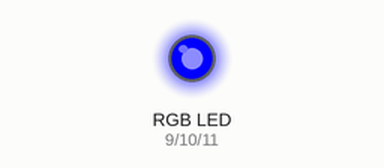
Simulated run of this sketch. Board: Arduino Uno, built with avr-gcc and run on an emulated ATmega328P. Parts: an RGB LED mixed from three pins (HIGH = lit). Random numbers use the default seed unless the sketch sets one.

Above: at 0.1 s.
At 6.1 s:
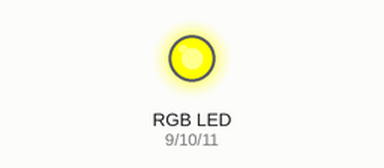
At 12.1 s:
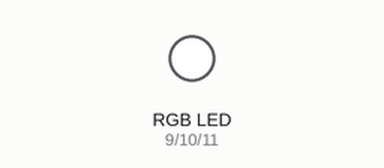
At 20.1 s:
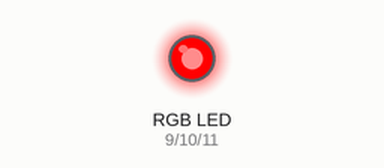
At 39.1 s:
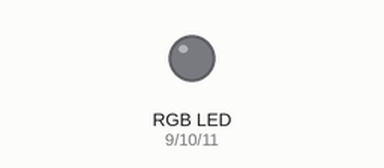
Timing chart, 0 to 40.0 s (numbered marks = the images above):
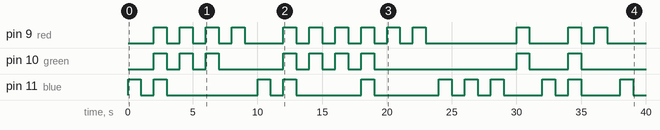

The sketch:

Led_RGB.ino
```cpp
#define red 9
#define green 10
#define blue 11
//#define opcion 0

void setup() {
  // put your setup code here, to run once:
  Serial.begin (9600);
  //Define inputs and outputs
  pinMode(red, OUTPUT);
  pinMode(blue, OUTPUT);
  pinMode(green, OUTPUT);
}


void loop() {
  // put your main code here, to run repeatedly:


  //for (int i = 0; i <= 6; i++) {
   // color(i);
//}
color(random(1, 6));

}

void color (int opcion){
  //Serial.println("1--red");
  //Serial.println("2--green");
  //Serial.println("3--blue");
  //Serial.println("4--yellow");
  //Serial.println("5--white");
  //Serial.println("6--purple");
  switch (opcion){
  case (1):{
    digitalWrite(red, HIGH);   // turn the LED on (HIGH is the voltage level)
    delay(1000);                       // wait for a second
    digitalWrite(red, LOW);
    digitalWrite(blue, LOW);
    digitalWrite(green, LOW);// turn the LED off by making the voltage LOW
    delay(1000);
    break;}

  case (2):{
    digitalWrite(green, HIGH);   // turn the LED on (HIGH is the voltage level)
    delay(1000);                       // wait for a second
    digitalWrite(green, LOW);
    digitalWrite(blue, LOW);
    digitalWrite(red, LOW);
    delay(1000);
    break;}

  case (3):{
    digitalWrite(blue, HIGH);   // turn the LED on (HIGH is the voltage level)
    delay(1000);                       // wait for a second
    digitalWrite(blue, LOW);
    digitalWrite(red, LOW);
    digitalWrite(green, LOW);    // turn the LED off by making the voltage LOW
    delay(1000);
    break;}

  case (4):{
    digitalWrite(red, HIGH);
    digitalWrite(green, HIGH);// turn the LED on (HIGH is the voltage level)
    delay(1000);                       // wait for a second
    digitalWrite(blue, LOW);
    digitalWrite(red, LOW);
    digitalWrite(green, LOW);// turn the LED off by making the voltage LOW
    delay(1000);
    break;}

  case (5):{
    digitalWrite(red, HIGH);
    digitalWrite(green, HIGH);
    digitalWrite(blue, HIGH);// turn the LED on (HIGH is the voltage level)
    delay(1000);                       // wait for a second
    digitalWrite(blue, LOW);
    digitalWrite(red, LOW);
    digitalWrite(green, LOW);// turn the LED off by making the voltage LOW
    delay(1000);
    break;}

  case (6):{
    digitalWrite(red, HIGH);
    digitalWrite(blue, HIGH);// turn the LED on (HIGH is the voltage level)
    delay(1000);                       // wait for a second
    digitalWrite(blue, LOW);
    digitalWrite(red, LOW);
    digitalWrite(green, LOW);// turn the LED off by making the voltage LOW
    delay(1000);
    break;}

}
}
```

Measured:
- by itself, pin 9 (red): LOW → HIGH at 2.0 s, → LOW 1.0 s later, → HIGH 1.0 s later, → LOW 1.0 s later, … (26 changes in this stretch)
- by itself, pin 10 (green): LOW → HIGH at 2.0 s, → LOW 1.0 s later, → HIGH 1.0 s later, → LOW 1.0 s later, … (18 changes in this stretch)
- by itself, pin 11 (blue): LOW → HIGH at 0.00 s, → LOW 1.0 s later, → HIGH 1.0 s later, → LOW 1.0 s later, … (22 changes in this stretch)
